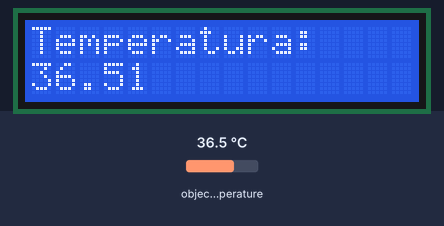
A sketch run on a simulated Arduino Uno, built with avr-gcc and run on an emulated ATmega328P. Parts: 16×2 character LCD. The inputs (shaded band) are chosen by the test bench; at power-on: object temperature 36.5 °C.

Above: at 1.2 s.
1.3 s: object temperature set to 20 °C
At 3.2 s:
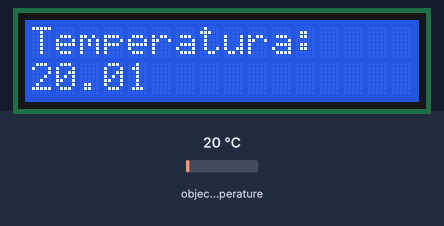
3.5 s: object temperature set to 26 °C
At 5.1 s:
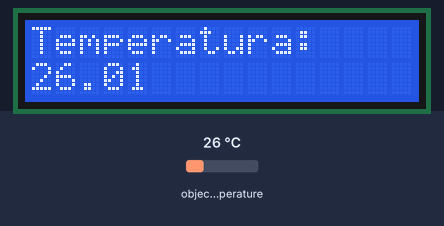
5.5 s: object temperature set to 32 °C
At 6.8 s:
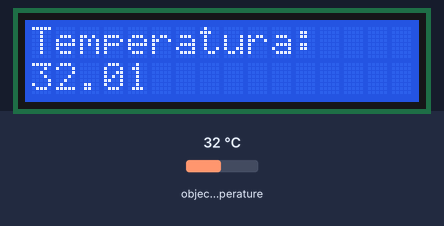
Timing chart, 0 to 8.5 s (numbered marks = the images above; inputs shaded):
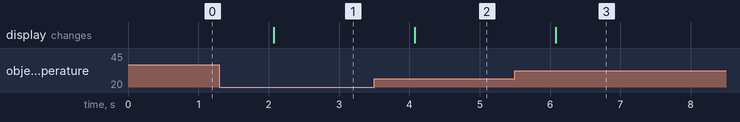

Measured:
- after the input at 1.3 s, the display: changes after 0.77 s (image 1)
- after the input at 3.5 s, the display: changes after 0.57 s (image 2)
- after the input at 5.5 s, the display: changes after 0.58 s (image 3)

The sketch:

lcd_temp.ino
```cpp
#include <LiquidCrystal.h>
#include <Wire.h>
#include <Adafruit_MLX90614.h>

LiquidCrystal lcd(12, 11, 5, 4, 3, 2); // Configura los pines para la pantalla LCD
Adafruit_MLX90614 mlx = Adafruit_MLX90614(); // Crea una instancia del sensor MLX90614

void setup() {
  lcd.begin(16, 2); // Inicializa la pantalla LCD
  mlx.begin(); // Inicializa el sensor MLX90614
  lcd.print("Temperatura:"); // Imprime el encabezado en la pantalla LCD
}

void loop() {
  float temperatura = mlx.readObjectTempC(); // Lee la temperatura en grados Celsius del sensor

  lcd.setCursor(0, 1); // Establece la posición del cursor en la segunda línea de la pantalla LCD
  lcd.print(temperatura); // Imprime la temperatura en la pantalla LCD

  delay(1000); // Espera 1 segundo antes de volver a leer la temperatura
}
```
